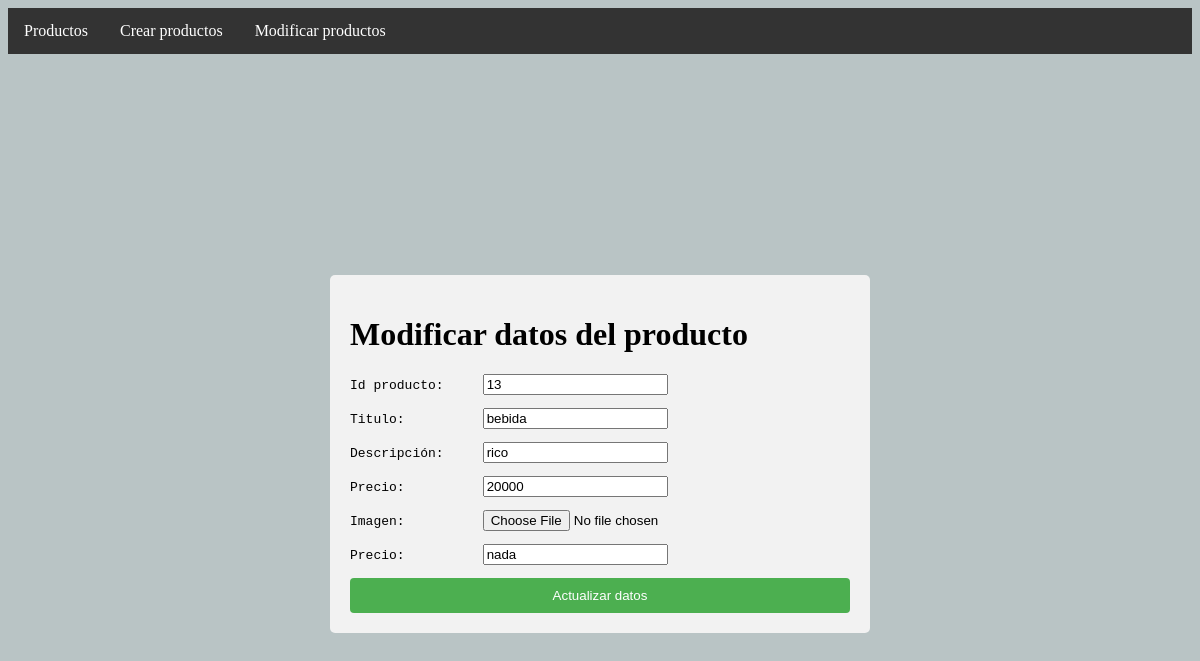
The app's page /productos/encontrar_producto/13 with its own data.
### admin_botilleria/models.py (models this page shows, shortened)
class Productos(models.Model):
    id_producto = models.AutoField(primary_key=True)
    titulo_producto = models.CharField(max_length=30, null=False)
    descripcion_producto = models.CharField(max_length=50, null=False)
    precio_producto = models.IntegerField(null=False)
    imagen = models.ImageField(null=False,verbose_name="Foto")
    informacion_adicional = models.CharField(max_length=200, null=True)

### admin_botilleria/views.py (the view)
# urls.py: path('productos/encontrar_producto/<str:pk>',views.encontrar_producto, name='encontrar_producto'),
def encontrar_producto(request,pk):
    if pk != " ":
        productos = Productos.objects.get(id_producto=pk)
    context={'productos':productos}
    if productos:
        return render(request,'html/productos/modificar_producto.html',context)
    else:
        context={'mensaje':'❌ Error, id producto no encontrado'}
        return render(request,'html/productos/admin_opc_productos.html',context)

### admin_botilleria/templates/html/productos/modificar_producto.html (shortened to what this page needs)
<!DOCTYPE html>
{% load static %}
<html lang="en">
<head>
    <link rel="stylesheet" href="{% static 'CSS/modificar_producto.css' %}">
</head>
<body>
    <nav>
        <ul>
            <li><a href="{% url 'admin_productos' %}">Productos</a></li>
            <li><a href="{% url 'crear_productos' %}">Crear productos</a></li>
            <li><a href="{% url 'opciones_productos' %}">Modificar productos</a></li>
        </ul>
    </nav>
    <div class="container">
        <div class="formulario">
            <h1>Modificar datos del producto</h1>
            <form action="{% url 'modificar_producto' %}" method="post" enctype="multipart/form-data">
                <pre>Id producto:     <input type="text" name="id_producto" value="{{ productos.id_producto }}" readonly></pre>
                <pre>Titulo:          <input type="text" name="titulo" value="{{ productos.titulo_producto }}"></pre>
                <pre>Descripción:     <input type="text" name="descripcion" value="{{ productos.descripcion_producto }}"></pre>
                <pre>Precio:          <input type="number" name="precio" value="{{ productos.precio_producto }}"></pre>
                <pre>Imagen:          <input type="file" name="imagen" value="{{ productos.imagen }}"></pre>
                <pre>Precio:          <input type="text" name="adicional" value="{{ productos.informacion_adicional }}"></pre>
                {% if productos %}
                <input type="submit" name="opcion" value="Actualizar datos">
            </form>
            {% endif %}
        </div>
    </div>
</body>
</html>

### admin_botilleria/static/CSS/modificar_producto.css (style rules this page uses)
body { background-color:#b9c4c5; }
.container { display: flex; justify-content: center; align-items: center; height: 100vh; }
.formulario { width: 500px; padding: 20px; background-color: #f2f2f2; border-radius: 5px; }
.formulario input[type="submit"] { width: 100%; padding: 10px; background-color: #4caf50; color: white; border: none; border-radius: 4px; cursor: pointer; }
nav ul { list-style-type: none; margin: 0; padding: 0; overflow: hidden; background-color: #333; }
nav ul li { float: left; }
nav ul li a { display: block; color: white; text-align: center; padding: 14px 16px; text-decoration: none; }

### records on screen
Productos: id_producto "13", titulo "bebida", descripcion "rico", precio "20000", adicional "nada"
